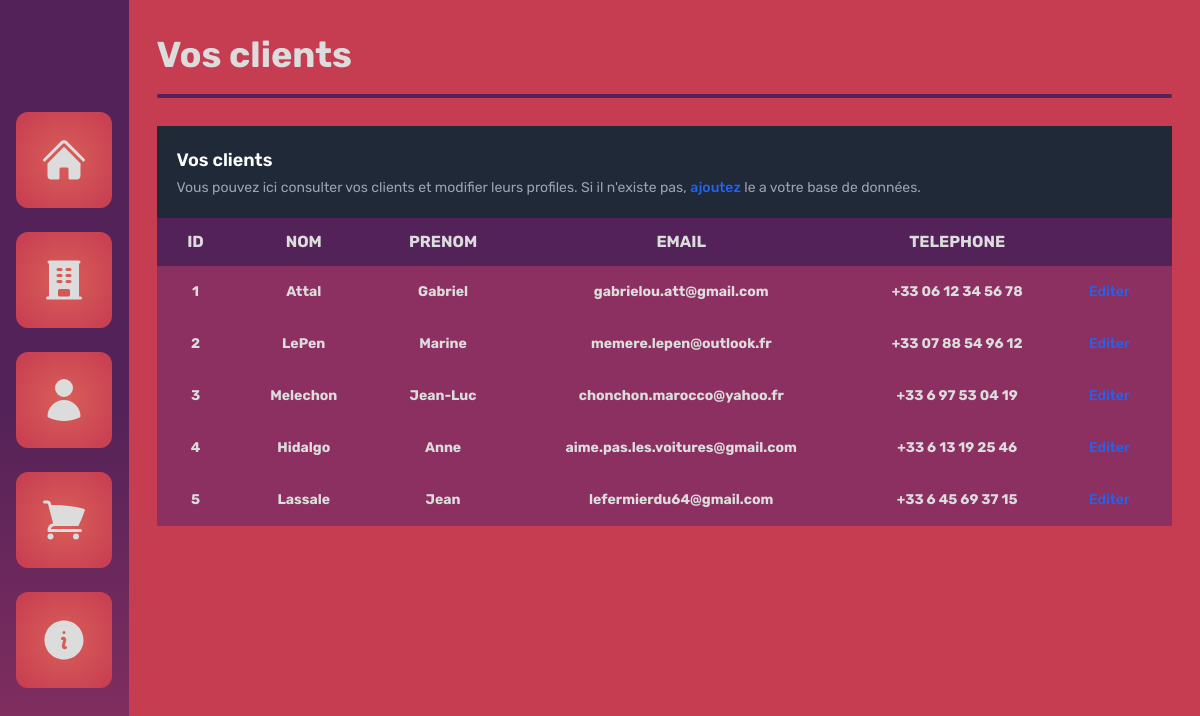
The app's page /clients, older data.
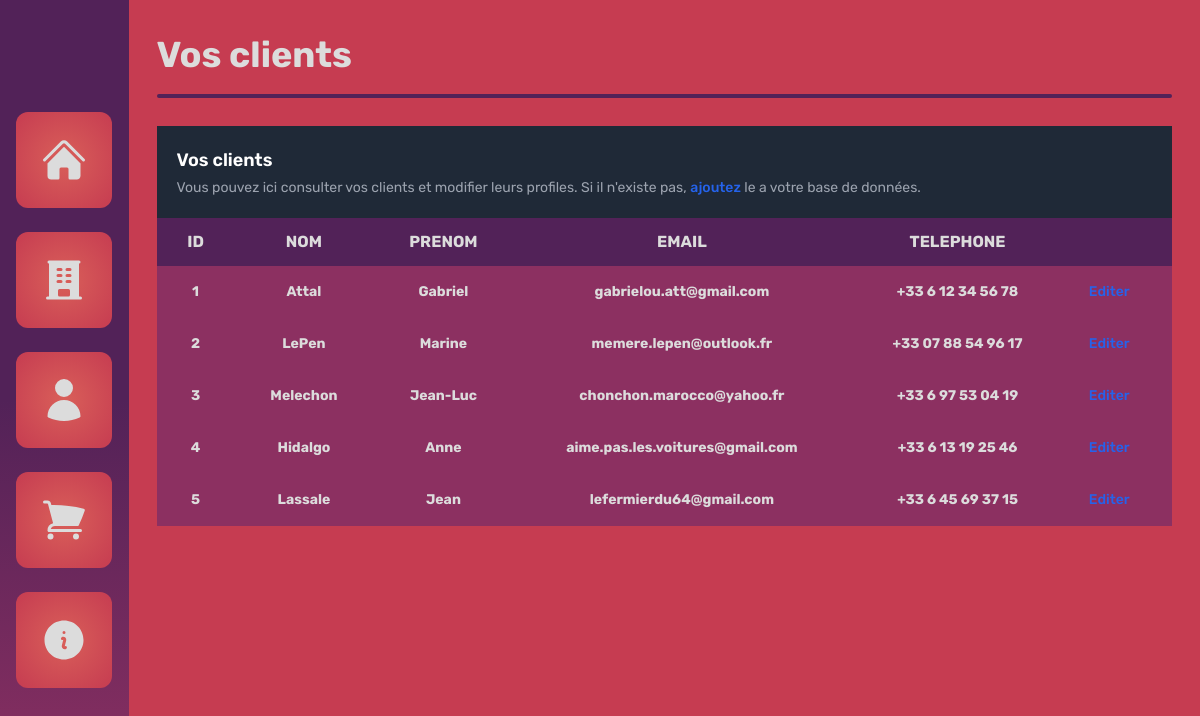
The same page, newer data.
### tables this page shows
CREATE TABLE clients (id INTEGER PRIMARY KEY, nom TEXT, prenom TEXT, email TEXT, telephone TEXT);

### main.py (the view)
@app.route('/clients')
def clients():
    return render_template('clients/list.html', attributes=db_manager.get_attrubutes("clients"), clients=db_manager.get_clients())

### database_manager.py (called while the page is built)
    def get_attrubutes(self, table:str):
        return self.curseur.execute(f"PRAGMA table_info({table})").fetchall()

    def get_clients(self):
        return self.curseur.execute("SELECT * FROM clients").fetchall()

### templates/clients/list.html (shortened to what this page needs)
{% extends 'base.html' %}
{% block content %}
<section class="h-full w-full bg-[--palette-3] flex flex-col">
  <div class="w-full p-7 flex flex-col space-y-3">
    <span class="great-title">Vos clients</span>
    <div class="w-full h-1 bg-[--palette-1] rounded-lg"></div>
  </div>
<div class="h-full w-full px-7">
    <table class="w-full">
        <caption class="p-5 text-lg font-semibold text-left rtl:text-right text-white bg-gray-800">
            Vos clients
            <p class="mt-1 text-sm font-normal text-gray-400">Vous pouvez ici consulter vos clients et modifier leurs profiles. Si il n'existe pas, <a href="{{url_for('create_client')}}" class="font-medium text-blue-600 hover:underline">ajoutez</a> le a votre base de données.</p>
        </caption>
        <thead class="text-base base-text uppercase bg-[--palette-1] text-[--white-color]">
            <tr>
              {% for attribut in attributes %}
                <th scope="col" class="px-6 py-3">
                    <span>{{ attribut[1] }}</span>
                </th>
              {% endfor %}
                <th scope="col" class="px-6 py-3">
                </th>
            </tr>
        </thead>
        <tbody class="text-sm">
          {% for client in clients %}
          <tr class="bg-[--palette-2] border-b text-[--white-color]">
            {% for attribut in client %}
              <th scope="row" class="px-6 py-4">
                  <span>{{ attribut }}</span>
              </th>
            {% endfor %}
            <td class="px-6 py-4">
              <a href="{{ url_for('client', id=client[0]) }}" class="font-medium text-blue-600 hover:underline">Editer</a>
            </td>
          </tr>
          {% endfor %}
        </tbody>
    </table>
</div>
</section>
{% endblock %}

### templates/base.html (shortened to what this page needs)
<!DOCTYPE html>
<html lang="fr">
<head>
    <link rel="stylesheet" href="{{ url_for('static', filename= 'css/general.css') }}">
    <script src="https://cdn.tailwindcss.com"></script>
</head>
<body class="h-screen w-screen flex">
    <nav class="h-full w-36 flex flex-col justify-center items-center space-y-6 bg-[--nav-gradient]">
      <ul>
        <li>
          <a href="{{url_for('index')}}" class="w-24 h-24 rounded-xl flex justify-center items-center button-nav"title="Page d'accueil">
          </a>
        </li>
      </ul>
    <ul>
        <li>
          <a href="{{url_for('rooms')}}" class="w-24 h-24 rounded-xl flex justify-center items-center button-nav"title="Les salles de karaoké">
          </a>
        </li>
      </ul>
    <ul>
        <li>
          <a href="{{url_for('clients')}}" class="w-24 h-24 rounded-xl flex justify-center items-center button-nav"title="Page Clients">
          </a>
        </li>
      </ul>
    <ul>
        <li>
          <a href="{{url_for('orders')}}" class="w-24 h-24 rounded-xl flex justify-center items-center button-nav"title="Les commandes">
          </a>
        </li>
      </ul>
    <ul>
        <li>
          <a href="{{url_for('infos')}}" class="w-24 h-24 rounded-xl flex justify-center items-center button-nav"title="Page de crédits">
          </a>
        </li>
      </ul>
    </nav>
    {% block content %} {% endblock %}
</body>
</html>

### static/css/general.css (style rules this page uses)
html, body, div, span, applet, object, iframe, h1, h2, h3, h4, h5, h6, p, blockquote, pre, a, abbr, acronym, address, big, cite, code, del, dfn, em, img, ins, kbd, q, s, samp, small, strike, strong, sub, sup, tt, var, b, u, i, center, dl, dt, dd, ol, ul, li, fieldset, form, label, legend, table, caption, tbody, tfoot, thead, tr, th, td, article, aside, canvas, details, embed, figure, figcaption, footer, header, hgroup, menu, nav, output, ruby, section, summary, time, mark, audio, video { margin: 0; padding: 0; border: 0; font-size: 100%; font-family: "Rubik", sans-serif; vertical-align: baseline; }
:root { --nav-gradient: linear-gradient(180deg, #522258 50%, #8C3061 100%); --nav-button-gradient: radial-gradient(circle, #D95F59 0%, #C63C51 100%); --white-color: #dcdcdc; --palette-1: #522258; --palette-2: #8C3061; --palette-3: #C63C51; --palette-4: #D95F59; }
.great-title { color: var(--white-color); font-family: "Rubik", sans-serif; font-optical-sizing: auto; font-weight: 700; font-style: normal; font-size: 36px; }
.base-text { font-family: "Rubik", sans-serif; font-optical-sizing: auto; font-weight: 700; font-style: normal; }
nav { background: var(--nav-gradient); }
.button-nav { background: var(--nav-button-gradient); }

Row changes from the older to the newer data that the page shows:
changed clients "Attal": telephone "+33 06 12 34 56 78" → "+33 6 12 34 56 78"
changed clients "LePen": telephone "+33 07 88 54 96 12" → "+33 07 88 54 96 17"
